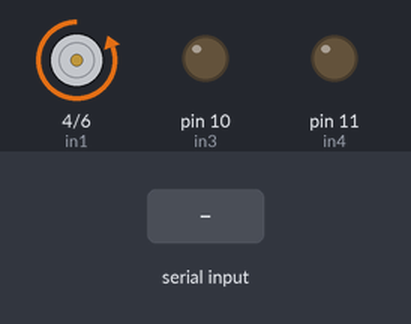
Bench run of a sketch on a simulated Arduino Uno, built with avr-gcc and run on an emulated ATmega328P. Parts: motor-driver pin pairs drawn as motors (green arrow = first pin HIGH = forward, orange = second pin HIGH = backward, longer = more drive), output pins drawn as LEDs (lit = HIGH). Inputs (shaded band) come from the test bench.

Above: at 1.2 s.
1.3 s: byte 120 received over Serial
At 2.3 s:
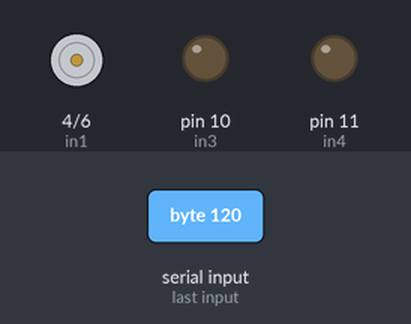
Timing chart, 0 to 4.3 s (numbered marks = the images above; inputs shaded):
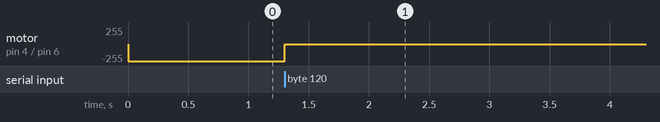

Measured:
- after the input at 1.3 s, motor on pin 4 (in1) / pin 6 (in2): backward 255/255 → stopped at once

The sketch:

carSlave.ino
```cpp
int in1 = 4;
int in2 = 6;
int in3 = 10;
int in4 = 11;

int mov, turn;

int currentValue = 0;
int values[] = {0,0};

int state = 0;

void setup()
{
  pinMode(in1, OUTPUT);
  pinMode(in2, OUTPUT);
  pinMode(in3, OUTPUT);
  pinMode(in4, OUTPUT);

  digitalWrite(in1, LOW);
  digitalWrite(in2, LOW);
  digitalWrite(in3, LOW);
  digitalWrite(in4, LOW);

  Serial.begin(9600); // Default communication rate of the Bluetooth module
}

void loop()
{
  mov = turn = 0;

  if(Serial.available())
  {
    int incomingValue = Serial.read();

    values[currentValue] = incomingValue;
    currentValue++;

    if(currentValue > 1)
    {
      currentValue = 0;
    }
  }

  mov = values[0];
  turn = values[1];

  if(mov > 100 && mov < 150)
  {
    digitalWrite(in1, LOW);
    digitalWrite(in2, LOW);
  }

  else if(mov > 150)
  {
    digitalWrite(in1, HIGH);
    digitalWrite(in2, LOW);
  }

  else if(mov < 100)
  {
    digitalWrite(in1, LOW);
    digitalWrite(in2, HIGH);
  }
}
```
